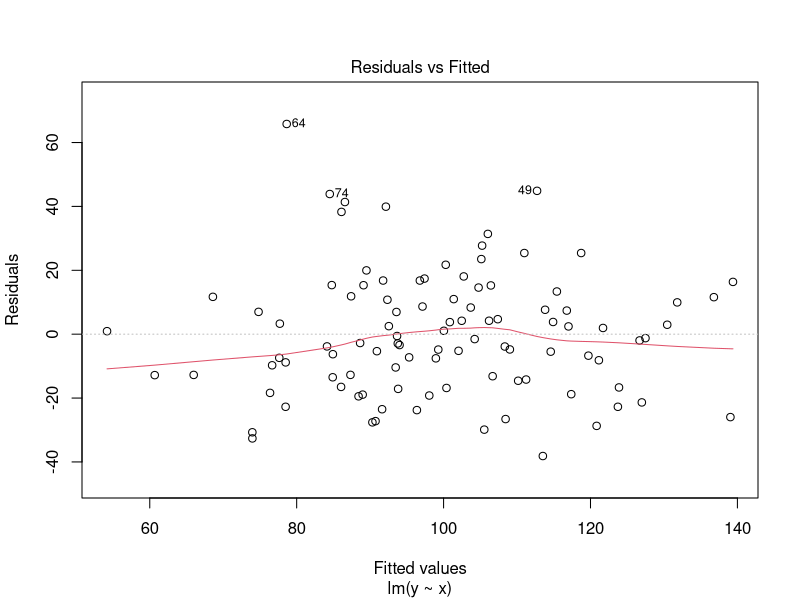
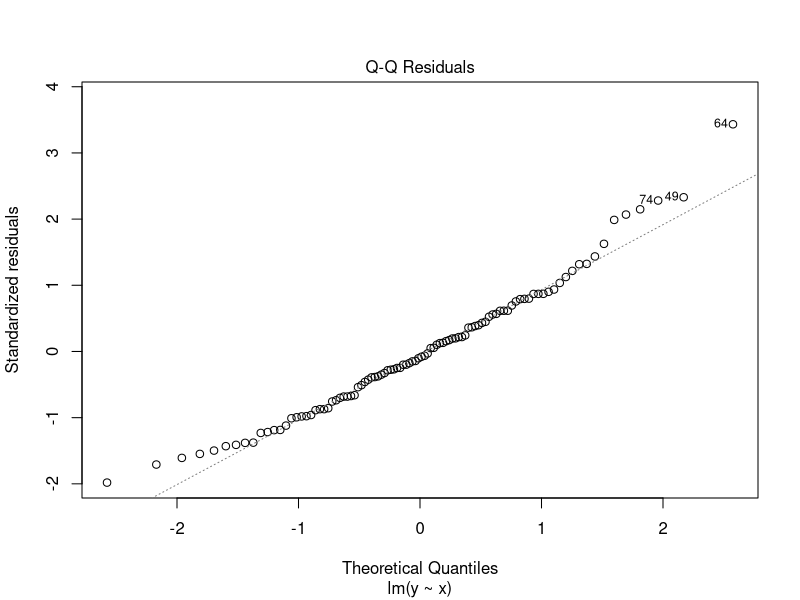
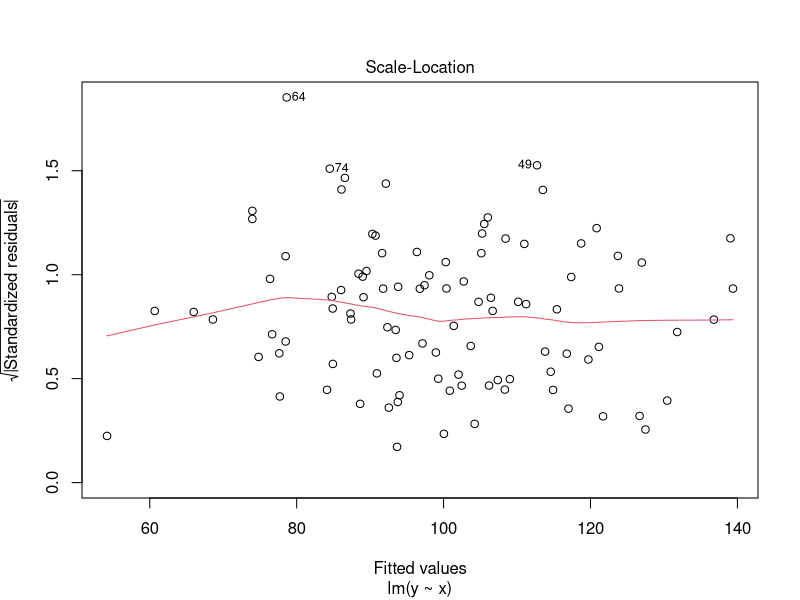
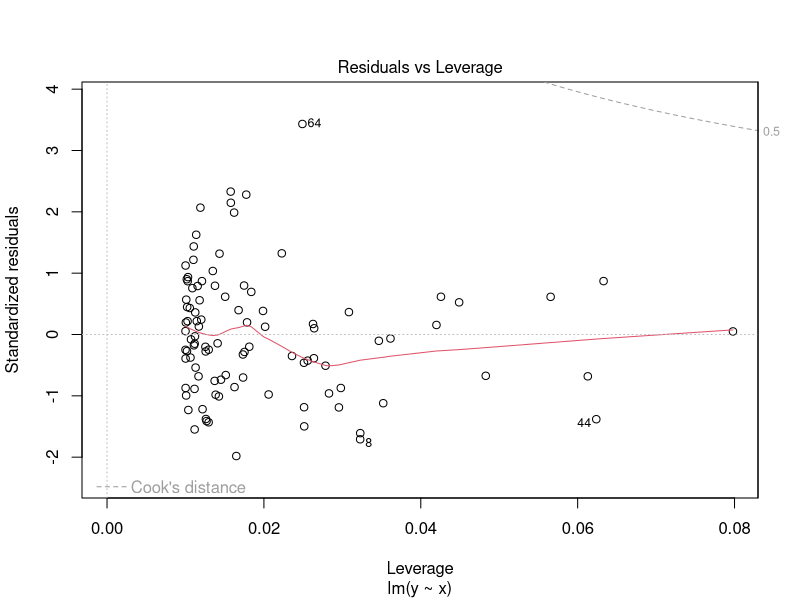

Write the R code that produced these figures, in order.
set.seed(123)
x <- rnorm(100, mean=50, sd=10)
y <- 2*x + rnorm(100, mean=0, sd=20)

model <- lm(y~x)

summary(model)

plot(model)
